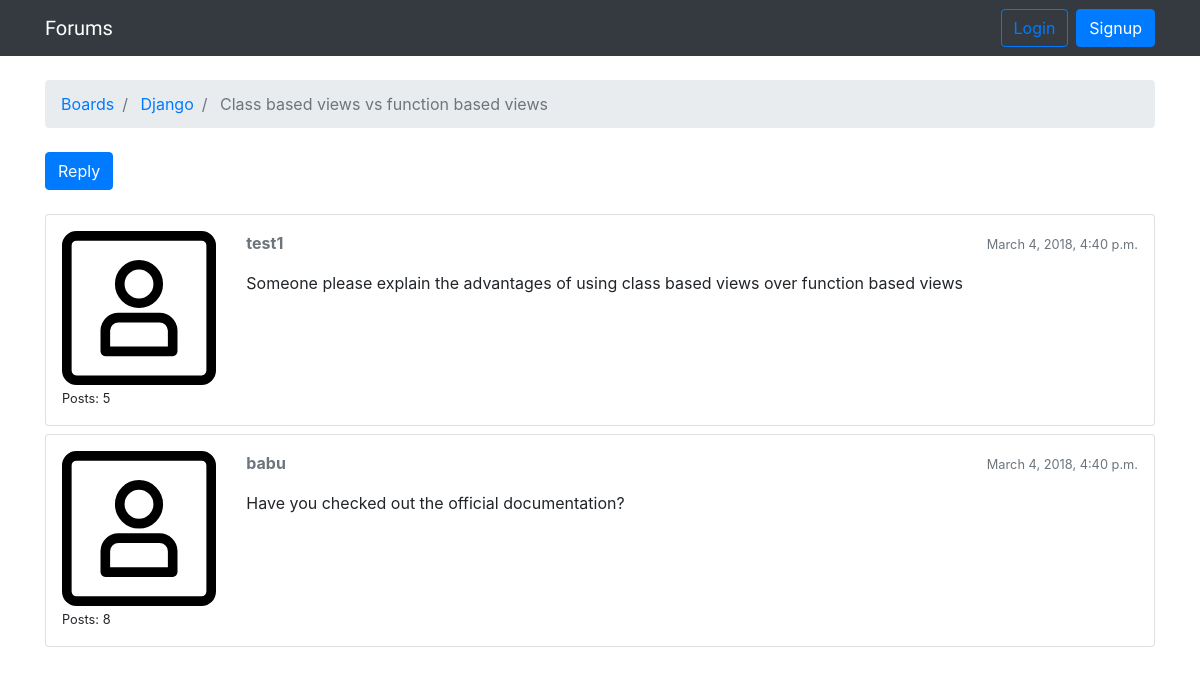
The app's page /boards/1/13/ with its own data.
### forums/models.py (models this page shows, shortened)
class Topic(models.Model):
    subject = models.CharField(max_length=256)
    last_updated = models.DateTimeField(auto_now_add=True)
    board = models.ForeignKey(
        Board,
        on_delete=models.CASCADE,
        related_name='topics',
    )
    starter = models.ForeignKey(
        settings.AUTH_USER_MODEL,
        on_delete=models.CASCADE,
        related_name='topics',
    )

class Board(models.Model):
    name = models.CharField(max_length=30, unique=True)
    description = models.CharField(max_length=100)

class Post(models.Model):
    message = models.TextField(max_length=4000)
    topic = models.ForeignKey(
        Topic,
        on_delete=models.CASCADE,
        related_name='posts',
    )
    created_at = models.DateTimeField(auto_now_add=True)
    updated_at = models.DateTimeField(null=True)
    created_by = models.ForeignKey(
        settings.AUTH_USER_MODEL,
        on_delete=models.CASCADE,
        related_name='posts',
    )
    updated_by = models.ForeignKey(
        settings.AUTH_USER_MODEL,
        on_delete=models.CASCADE,
        null=True,
        related_name='+',
    )

### users/models.py (models this page shows)
class CustomUser(AbstractUser):
    objects = CustomUserManager()

### forums/views.py (the view)
# urls.py: path('boards/<int:pk>/<int:topic_pk>/', views.topic_posts, name='topic_posts'),
def topic_posts(request, pk, topic_pk):
    topic = get_object_or_404(Topic, board__pk=pk, pk=topic_pk)
    context = {'topic': topic}
    return render(request, 'topic_posts.html', context)

### templates/topic_posts.html (shortened to what this page needs)
{% extends 'base.html' %}
{% load static %}
{% block breadcrumb %}
<li class="breadcrumb-item">
    <a href="{% url 'home' %}">Boards</a>
</li>
<li class="breadcrumb-item">
    <a href="{% url 'board_topics' topic.board.pk %}">
        {{ topic.board.name }}
    </a>
</li>
<li class="breadcrumb-item active">
    {{ topic.subject }}
</li>
{% endblock %}
{% block content %}
<div class="mb-4">
    <a href="{% url 'reply_topic' topic.board.pk topic.pk %}" class="btn btn-primary" role="button">
        Reply
    </a>
</div>
{% for post in topic.posts.all %}
<div class="card mb-2">
    <div class="card-body p-3">
        <div class="row">
            <div class="col-2">
                <img src="{% static 'img/avatar.svg' %}" alt="{{ post.created_by.username }}" class="w-100">
                <small>Posts: {{ post.created_by.posts.count }}</small>
            </div>
            <div class="col-10">
                <div class="row mb-3">
                    <div class="col-6">
                        <strong class="text-muted">{{ post.created_by.username }}</strong>
                    </div>
                    <div class="col-6 text-right">
                        <small class="text-muted">{{ post.created_at }}</small>
                    </div>
                </div>
                <p>{{ post.message }}</p>
            </div>
        </div>
    </div>
</div>
{% endfor %}
{% endblock %}

### records on screen
Topic: board.name "Django", subject "Class based views vs function based views"
Post: created_by.posts.count "5", created_by.username "test1", created_at "March 4, 2018, 4:40 p.m.", message "Someone please explain the advantages of using class based views over function based views"
Post: created_by.posts.count "8", created_by.username "babu", created_at "March 4, 2018, 4:40 p.m.", message "Have you checked out the official documentation?"
